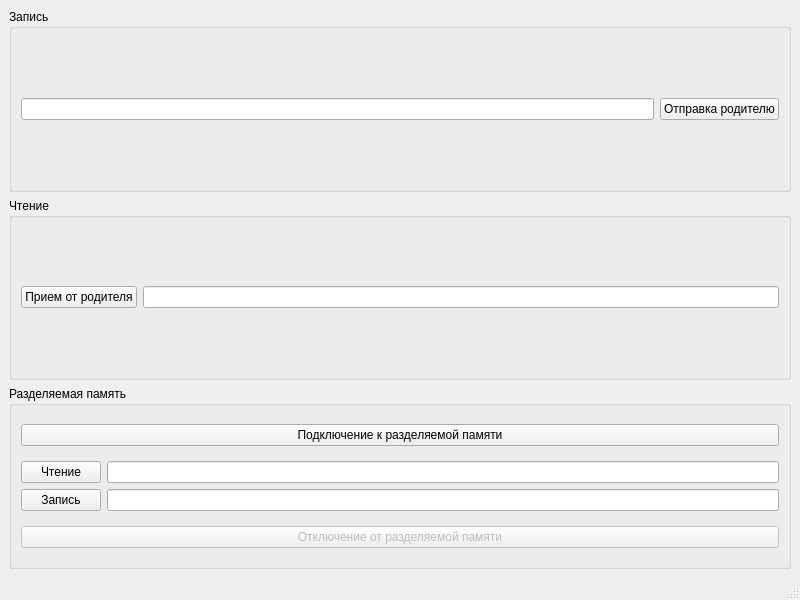
<?xml version="1.0" encoding="UTF-8"?>
<ui version="4.0">
 <class>MainWindow</class>
 <widget class="QMainWindow" name="MainWindow">
  <property name="geometry">
   <rect>
    <x>0</x>
    <y>0</y>
    <width>800</width>
    <height>600</height>
   </rect>
  </property>
  <property name="windowTitle">
   <string>MainWindow</string>
  </property>
  <widget class="QWidget" name="centralwidget">
   <layout class="QVBoxLayout" name="verticalLayout">
    <item>
     <widget class="QGroupBox" name="groupBox">
      <property name="title">
       <string>Запись</string>
      </property>
      <layout class="QHBoxLayout" name="horizontalLayout">
       <item>
        <widget class="QLineEdit" name="sendingData_lineEdit"/>
       </item>
       <item>
        <widget class="QPushButton" name="sendData_button">
         <property name="text">
          <string>Отправка родителю</string>
         </property>
        </widget>
       </item>
      </layout>
     </widget>
    </item>
    <item>
     <widget class="QGroupBox" name="groupBox_2">
      <property name="title">
       <string>Чтение</string>
      </property>
      <layout class="QHBoxLayout" name="horizontalLayout_2">
       <item>
        <widget class="QPushButton" name="dataReception_button">
         <property name="text">
          <string>Прием от родителя</string>
         </property>
        </widget>
       </item>
       <item>
        <widget class="QLineEdit" name="dataReception_lineEdit">
         <property name="enabled">
          <bool>true</bool>
         </property>
        </widget>
       </item>
      </layout>
     </widget>
    </item>
    <item>
     <widget class="QGroupBox" name="groupBox_3">
      <property name="title">
       <string>Разделяемая память</string>
      </property>
      <layout class="QVBoxLayout" name="verticalLayout_2">
       <item>
        <widget class="QPushButton" name="connection_button">
         <property name="text">
          <string>Подключение к разделяемой памяти</string>
         </property>
        </widget>
       </item>
       <item>
        <layout class="QGridLayout" name="gridLayout">
         <item row="0" column="0">
          <widget class="QPushButton" name="read_button">
           <property name="text">
            <string>Чтение</string>
           </property>
          </widget>
         </item>
         <item row="0" column="1">
          <widget class="QLineEdit" name="read_lineEdit"/>
         </item>
         <item row="1" column="0">
          <widget class="QPushButton" name="write_button">
           <property name="text">
            <string>Запись</string>
           </property>
          </widget>
         </item>
         <item row="1" column="1">
          <widget class="QLineEdit" name="write_lineEdit"/>
         </item>
        </layout>
       </item>
       <item>
        <widget class="QPushButton" name="disconnection_button">
         <property name="enabled">
          <bool>false</bool>
         </property>
         <property name="text">
          <string>Отключение от разделяемой памяти</string>
         </property>
        </widget>
       </item>
      </layout>
     </widget>
    </item>
   </layout>
  </widget>
  <widget class="QMenuBar" name="menubar">
   <property name="geometry">
    <rect>
     <x>0</x>
     <y>0</y>
     <width>800</width>
     <height>25</height>
    </rect>
   </property>
  </widget>
  <widget class="QStatusBar" name="statusbar"/>
 </widget>
 <resources/>
 <connections/>
</ui>
